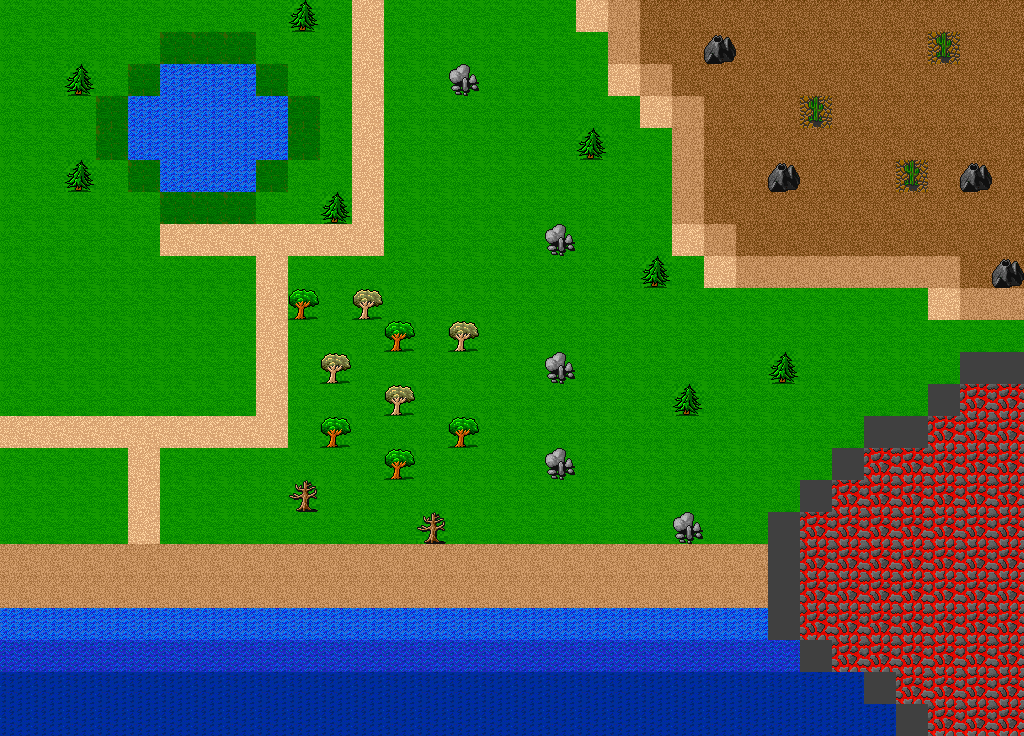

Tiled map render using the project's own tile images. Description and the whole map definition, tile-layer contents included, below:
An orthogonal 32x23 tile map with 32x32 px tiles, 1 tile layer (Calque de Tile 1).

<map version="1.0" orientation="orthogonal" renderorder="right-down" width="32" height="23" tilewidth="32" tileheight="32" nextobjectid="1">
 <tileset firstgid="1" name="tilesheet" tilewidth="32" tileheight="32" tilecount="171" columns="9">
  <image source="../Sources/images/tilesheet.png" width="288" height="608" />
 </tileset>
 <layer name="Calque de Tile 1" width="32" height="23">
  <data encoding="csv">
10,10,10,10,10,10,10,10,10,61,10,13,10,10,10,10,10,10,13,14,15,15,15,15,15,15,15,15,15,15,15,15,
10,10,10,10,10,11,11,11,10,10,10,13,10,10,10,10,10,10,10,14,15,15,129,15,15,15,15,15,15,68,15,15,
10,10,61,10,11,19,19,19,11,10,10,13,10,10,169,10,10,10,10,13,14,15,15,15,15,15,15,15,15,15,15,15,
10,10,10,11,19,19,19,19,19,11,10,13,10,10,10,10,10,10,10,10,13,14,15,15,15,68,15,15,15,15,15,15,
10,10,10,11,19,19,19,19,19,11,10,13,10,10,10,10,10,10,61,10,10,14,15,15,15,15,15,15,15,15,15,15,
10,10,61,10,11,19,19,19,11,10,10,13,10,10,10,10,10,10,10,10,10,14,15,15,129,15,15,15,68,15,129,15,
10,10,10,10,10,11,11,11,10,10,61,13,10,10,10,10,10,10,10,10,10,14,15,15,15,15,15,15,15,15,15,15,
10,10,10,10,10,13,13,13,13,13,13,13,10,10,10,10,10,169,10,10,10,13,14,15,15,15,15,15,15,15,15,15,
10,10,10,10,10,10,10,10,13,10,10,10,10,10,10,10,10,10,10,10,61,10,13,14,14,14,14,14,14,14,15,129,
10,10,10,10,10,10,10,10,13,55,10,58,10,10,10,10,10,10,10,10,10,10,10,10,10,10,10,10,10,13,14,14,
10,10,10,10,10,10,10,10,13,10,10,10,55,10,58,10,10,10,10,10,10,10,10,10,10,10,10,10,10,10,10,10,
10,10,10,10,10,10,10,10,13,10,58,10,10,10,10,10,10,169,10,10,10,10,10,10,61,10,10,10,10,10,1,1,
10,10,10,10,10,10,10,10,13,10,10,10,58,10,10,10,10,10,10,10,10,61,10,10,10,10,10,10,10,1,37,37,
13,13,13,13,13,13,13,13,13,10,55,10,10,10,55,10,10,10,10,10,10,10,10,10,10,10,10,1,1,37,37,37,
10,10,10,10,13,10,10,10,10,10,10,10,55,10,10,10,10,169,10,10,10,10,10,10,10,10,1,37,37,37,37,37,
10,10,10,10,13,10,10,10,10,142,10,10,10,10,10,10,10,10,10,10,10,10,10,10,10,1,37,37,37,37,37,37,
10,10,10,10,13,10,10,10,10,10,10,10,10,142,10,10,10,10,10,10,10,169,10,10,1,37,37,37,37,37,37,37,
14,14,14,14,14,14,14,14,14,14,14,14,14,14,14,14,14,14,14,14,14,14,14,14,1,37,37,37,37,37,37,37,
14,14,14,14,14,14,14,14,14,14,14,14,14,14,14,14,14,14,14,14,14,14,14,14,1,37,37,37,37,37,37,37,
19,19,19,19,19,19,19,19,19,19,19,19,19,19,19,19,19,19,19,19,19,19,19,19,1,37,37,37,37,37,37,37,
20,20,20,20,20,20,20,20,20,20,20,20,20,20,20,20,20,20,20,20,20,20,20,20,20,1,37,37,37,37,37,37,
21,21,21,21,21,21,21,21,21,21,21,21,21,21,21,21,21,21,21,21,21,21,21,21,21,21,21,1,37,37,37,37,
21,21,21,21,21,21,21,21,21,21,21,21,21,21,21,21,21,21,21,21,21,21,21,21,21,21,21,21,1,37,37,37
</data>
 </layer>
</map>
